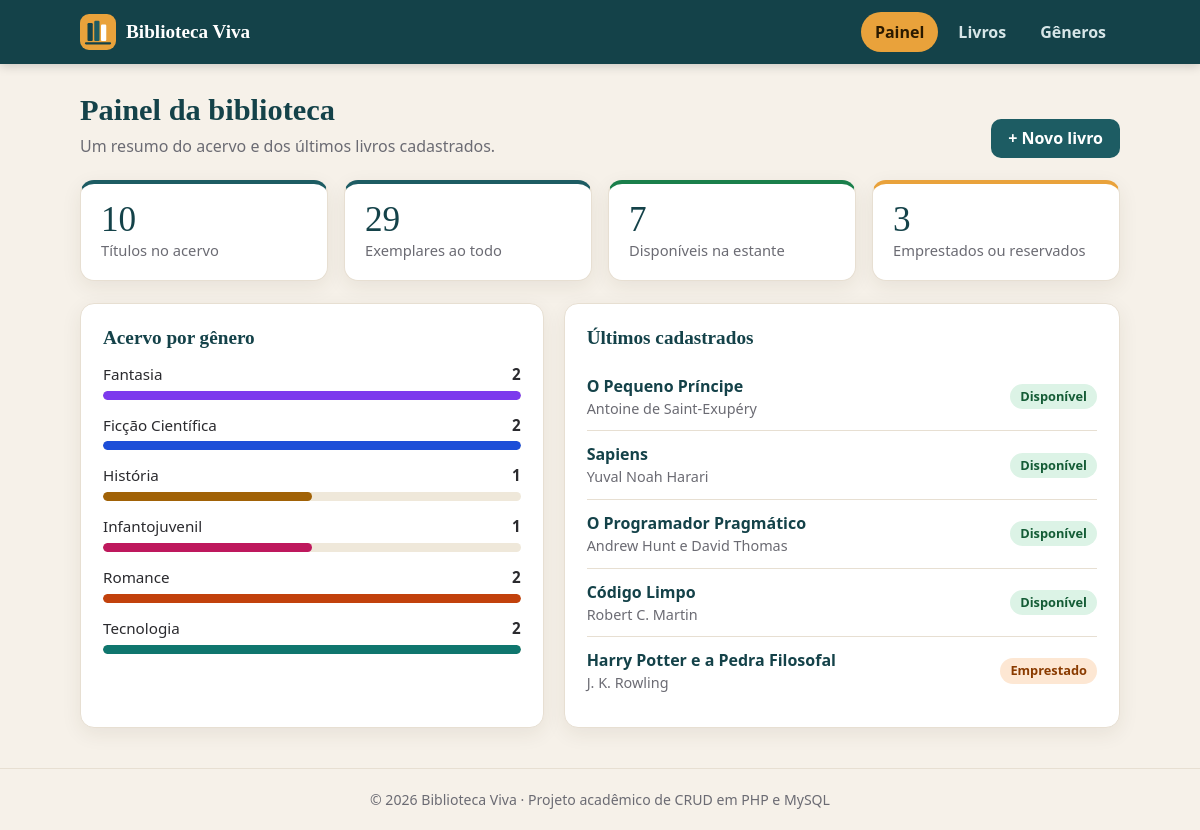
The page /public/index.php on the database its author committed.
### tables this page shows
CREATE TABLE `generos` (
    `id`        INT UNSIGNED NOT NULL AUTO_INCREMENT,
    `nome`      VARCHAR(60)  NOT NULL,
    `descricao` VARCHAR(255) NULL,
    `cor`       CHAR(7)      NOT NULL DEFAULT '#1d5c63',    
    `criado_em` TIMESTAMP    NOT NULL DEFAULT CURRENT_TIMESTAMP,
    PRIMARY KEY (`id`),
    UNIQUE KEY `uq_generos_nome` (`nome`)
);

CREATE TABLE `livros` (
    `id`             INT UNSIGNED NOT NULL AUTO_INCREMENT,
    `titulo`         VARCHAR(150) NOT NULL,
    `autor`          VARCHAR(100) NOT NULL,
    `ano_publicacao` SMALLINT UNSIGNED NULL,
    `isbn`           VARCHAR(13)  NULL,                     
    `sinopse`        TEXT         NULL,
    `exemplares`     INT UNSIGNED NOT NULL DEFAULT 1,
    `status`         ENUM('disponivel', 'emprestado', 'reservado') NOT NULL DEFAULT 'disponivel',
    `genero_id`      INT UNSIGNED NOT NULL,
    `criado_em`      TIMESTAMP    NOT NULL DEFAULT CURRENT_TIMESTAMP,
    `atualizado_em`  TIMESTAMP    NOT NULL DEFAULT CURRENT_TIMESTAMP ON UPDATE CURRENT_TIMESTAMP,
    PRIMARY KEY (`id`),
    UNIQUE KEY `uq_livros_isbn` (`isbn`),
    KEY `idx_livros_titulo` (`titulo`),
    KEY `idx_livros_genero` (`genero_id`),
    CONSTRAINT `fk_livros_genero`
        FOREIGN KEY (`genero_id`) REFERENCES `generos` (`id`)
        ON DELETE RESTRICT
        ON UPDATE CASCADE
);

### app/helpers/funcoes.php (called while the page is built, shortened)
<?php
function e($valor): string
{
    return htmlspecialchars((string) $valor, ENT_QUOTES, 'UTF-8');
}
function url(string $pagina = 'inicio', string $acao = 'listar', array $extra = []): string
{
    $parametros = array_merge(['pagina' => $pagina, 'acao' => $acao], $extra);
    return BASE_URL . '/index.php?' . http_build_query($parametros);
}
function renderizar(string $view, array $dados = []): void
{
    extract($dados);
    require RAIZ . '/app/views/layout/topo.php';
    require RAIZ . '/app/views/' . $view . '.php';
    require RAIZ . '/app/views/layout/rodape.php';
}

### app/controllers/InicioController.php (called while the page is built)
<?php
class InicioController
{
    private Livro $livro;
    private Genero $genero;
    public function __construct(PDO $pdo)
    {
        $this->livro  = new Livro($pdo);
        $this->genero = new Genero($pdo);
    }
    public function index(): void
    {
        $generos = $this->genero->listarComTotal();
        $maior = 0;
        foreach ($generos as $g) {
            $maior = max($maior, (int) $g['total_livros']);
        }
        renderizar('inicio/painel', [
            'titulo'   => 'Painel',
            'resumo'   => $this->livro->resumo(),
            'recentes' => $this->livro->recentes(5),
            'generos'  => $generos,
            'maior'    => $maior,
        ]);
    }
}

### public/index.php (called while the page is built, shortened)
<?php
require_once RAIZ . '/app/helpers/funcoes.php';
require_once RAIZ . '/app/models/Genero.php';
require_once RAIZ . '/app/models/Livro.php';
require_once RAIZ . '/app/controllers/InicioController.php';
$pdo = (new Database())->conectar();
$rotas = [
    'inicio' => ['InicioController', [
        'listar' => 'index',
    ]],
    'livros' => ['LivroController', [
        'listar'    => 'listar',
        'ver'       => 'ver',
        'novo'      => 'novo',
        'criar'     => 'criar',
        'editar'    => 'editar',
        'atualizar' => 'atualizar',
        'excluir'   => 'excluir',
    ]],
    'generos' => ['GeneroController', [
        'listar'    => 'listar',
        'novo'      => 'novo',
        'criar'     => 'criar',
        'editar'    => 'editar',
        'atualizar' => 'atualizar',
        'excluir'   => 'excluir',
    ]],
];
$pagina = $_GET['pagina'] ?? 'inicio';
$acao   = $_GET['acao'] ?? 'listar';
$id     = (int) ($_GET['id'] ?? 0);
[$classe, $metodos] = $rotas[$pagina];
$metodo     = $metodos[$acao];
$controller = new $classe($pdo);
$controller->$metodo($id);

### app/models/Livro.php (called while the page is built, shortened)
<?php
class Livro
{
    private PDO $pdo;
    private string $selecao = 'l.id, l.titulo, l.autor, l.ano_publicacao, l.isbn, l.sinopse, l.exemplares,
                               l.status, l.genero_id, l.criado_em, l.atualizado_em,
                               g.nome AS genero_nome, g.cor AS genero_cor';
    public function __construct(PDO $pdo)
    {
        $this->pdo = $pdo;
    }
    public function recentes(int $limite = 5): array
    {
        $limite = max(1, $limite);
        return $this->pdo->query(
            "SELECT {$this->selecao}
             FROM livros l
             INNER JOIN generos g ON g.id = l.genero_id
             ORDER BY l.criado_em DESC, l.id DESC
             LIMIT {$limite}"
        )->fetchAll();
    }
    public function resumo(): array
    {
        $sql = "SELECT COUNT(*) AS titulos,
                       COALESCE(SUM(exemplares), 0) AS exemplares,
                       COALESCE(SUM(CASE WHEN status = 'disponivel' THEN 1 ELSE 0 END), 0) AS disponiveis,
                       COALESCE(SUM(CASE WHEN status = 'emprestado' THEN 1 ELSE 0 END), 0) AS emprestados,
                       COALESCE(SUM(CASE WHEN status = 'reservado' THEN 1 ELSE 0 END), 0) AS reservados
                FROM livros";
        $resumo = $this->pdo->query($sql)->fetch();
        return array_map('intval', $resumo);
    }
}

### app/models/Genero.php (called while the page is built, shortened)
<?php
class Genero
{
    private PDO $pdo;
    public function __construct(PDO $pdo)
    {
        $this->pdo = $pdo;
    }
    public function listarComTotal(): array
    {
        $sql = 'SELECT g.id, g.nome, g.descricao, g.cor, COUNT(l.id) AS total_livros
                FROM generos g
                LEFT JOIN livros l ON l.genero_id = g.id
                GROUP BY g.id, g.nome, g.descricao, g.cor
                ORDER BY g.nome';
        return $this->pdo->query($sql)->fetchAll();
    }
}

### app/views/inicio/painel.php (the view)
<section class="cabecalho-pagina">
    <div>
        <h1>Painel da biblioteca</h1>
        <p class="subtitulo">Um resumo do acervo e dos últimos livros cadastrados.</p>
    </div>
    <a class="btn btn-primario" href="<?= e(url('livros', 'novo')) ?>">+ Novo livro</a>
</section>
<section class="estatisticas" aria-label="Resumo do acervo">
    <article class="estatistica">
        <span class="numero"><?= $resumo['titulos'] ?></span>
        <span class="rotulo">Títulos no acervo</span>
    </article>
    <article class="estatistica">
        <span class="numero"><?= $resumo['exemplares'] ?></span>
        <span class="rotulo">Exemplares ao todo</span>
    </article>
    <article class="estatistica verde">
        <span class="numero"><?= $resumo['disponiveis'] ?></span>
        <span class="rotulo">Disponíveis na estante</span>
    </article>
    <article class="estatistica ambar">
        <span class="numero"><?= $resumo['emprestados'] + $resumo['reservados'] ?></span>
        <span class="rotulo">Emprestados ou reservados</span>
    </article>
</section>
<div class="duas-colunas">
    <section class="cartao">
        <h2>Acervo por gênero</h2>
        <?php if (!$generos): ?>
            <p class="vazio">Nenhum gênero cadastrado ainda.</p>
        <?php else: ?>
            <ul class="barras">
                <?php foreach ($generos as $g): ?>
                    <?php $porcento = $maior > 0 ? round(((int) $g['total_livros']) / $maior * 100) : 0; ?>
                    <li>
                        <div class="barra-linha">
                            <span><?= e($g['nome']) ?></span>
                            <strong><?= (int) $g['total_livros'] ?></strong>
                        </div>
                        <div class="barra"><span style="width: <?= $porcento ?>%; background: <?= e($g['cor']) ?>"></span></div>
                    </li>
                <?php endforeach; ?>
            </ul>
        <?php endif; ?>
    </section>
    <section class="cartao">
        <h2>Últimos cadastrados</h2>
        <?php if (!$recentes): ?>
            <p class="vazio">Nenhum livro cadastrado ainda.</p>
        <?php else: ?>
            <ul class="lista-simples">
                <?php foreach ($recentes as $livro): ?>
                    <li>
                        <div>
                            <a class="titulo-livro" href="<?= e(url('livros', 'ver', ['id' => $livro['id']])) ?>"><?= e($livro['titulo']) ?></a>
                            <span class="autor"><?= e($livro['autor']) ?></span>
                        </div>
                        <span class="selo selo-<?= e($livro['status']) ?>"><?= e(STATUS_LIVRO[$livro['status']] ?? $livro['status']) ?></span>
                    </li>
                <?php endforeach; ?>
            </ul>
        <?php endif; ?>
    </section>
</div>

### app/views/layout/topo.php (shortened to what this page needs)
<?php
$paginaAtual = $_GET['pagina'] ?? 'inicio';
?>
<!DOCTYPE html>
<html lang="pt-br">
<head>
    <link rel="stylesheet" href="<?= e(BASE_URL) ?>/assets/css/style.css">
</head>
<body>
    <header class="topo">
        <div class="topo-interno">
            <a class="marca" href="<?= e(url('inicio')) ?>">
                <img src="<?= e(BASE_URL) ?>/assets/img/logo.svg" alt="" width="36" height="36">
                <span><?= e(APP_NOME) ?></span>
            </a>
            <nav class="menu" aria-label="Menu principal">
                <a href="<?= e(url('inicio')) ?>" class="<?= $paginaAtual === 'inicio' ? 'ativo' : '' ?>">Painel</a>
                <a href="<?= e(url('livros')) ?>" class="<?= $paginaAtual === 'livros' ? 'ativo' : '' ?>">Livros</a>
                <a href="<?= e(url('generos')) ?>" class="<?= $paginaAtual === 'generos' ? 'ativo' : '' ?>">Gêneros</a>
            </nav>
        </div>
    </header>
    <main class="conteudo">

### app/views/layout/rodape.php (shortened to what this page needs)
    </main>
    <footer class="rodape">
        <p>&copy; <?= date('Y') ?> <?= e(APP_NOME) ?> · Projeto acadêmico de CRUD em PHP e MySQL</p>
    </footer>
</body>
</html>

### public/assets/css/style.css (style rules this page uses)
:root { --fundo: #f6f1e9; --papel: #ffffff; --tinta: #2a2a2e; --suave: #6b6b73; --linha: #e7dfd2; --primaria: #1d5c63; --primaria-escura: #144249; --destaque: #e9a23b; --sucesso: #1a7f4b; --perigo: #b42318; --raio: 14px; --sombra: 0 6px 20px rgba(60, 45, 20, 0.08); }
* { box-sizing: border-box; }
body { margin: 0; background: var(--fundo); color: var(--tinta); font-family: "Segoe UI", system-ui, -apple-system, Roboto, Arial, sans-serif; line-height: 1.5; }
h1, h2, h3 { margin: 0; font-family: Georgia, "Times New Roman", serif; line-height: 1.2; }
a { color: var(--primaria); }
.topo { position: sticky; top: 0; z-index: 10; background: var(--primaria-escura); box-shadow: 0 2px 10px rgba(0, 0, 0, 0.18); }
.topo-interno { max-width: 1080px; margin: 0 auto; padding: 12px 20px; display: flex; align-items: center; justify-content: space-between; gap: 16px; flex-wrap: wrap; }
.marca { display: flex; align-items: center; gap: 10px; color: #ffffff; text-decoration: none; font-family: Georgia, "Times New Roman", serif; font-size: 1.2rem; font-weight: bold; }
.menu { display: flex; gap: 6px; }
.menu a { color: #d7e6e8; text-decoration: none; padding: 8px 14px; border-radius: 999px; font-weight: 600; }
.menu a.ativo { background: var(--destaque); color: #2a1a00; }
.conteudo { max-width: 1080px; margin: 28px auto 40px; padding: 0 20px; }
.cabecalho-pagina { display: flex; justify-content: space-between; align-items: flex-end; gap: 16px; flex-wrap: wrap; margin-bottom: 22px; }
.cabecalho-pagina h1 { font-size: 1.9rem; color: var(--primaria-escura); }
.subtitulo { margin: 6px 0 0; color: var(--suave); }
.btn { display: inline-block; padding: 9px 16px; border: 1px solid transparent; border-radius: 10px; font: inherit; font-weight: 600; line-height: 1.2; text-decoration: none; cursor: pointer; transition: background 0.15s, border-color 0.15s; }
.btn-primario { background: var(--primaria); color: #ffffff; }
.cartao { background: var(--papel); border: 1px solid var(--linha); border-radius: var(--raio); box-shadow: var(--sombra); padding: 22px; }
.cartao h2 { font-size: 1.2rem; margin-bottom: 14px; color: var(--primaria-escura); }
.estatisticas { display: grid; grid-template-columns: repeat(4, 1fr); gap: 16px; margin-bottom: 22px; }
.estatistica { background: var(--papel); border: 1px solid var(--linha); border-top: 4px solid var(--primaria); border-radius: var(--raio); box-shadow: var(--sombra); padding: 18px 20px; }
.estatistica.verde { border-top-color: var(--sucesso); }
.estatistica.ambar { border-top-color: var(--destaque); }
.numero { display: block; font-family: Georgia, "Times New Roman", serif; font-size: 2.2rem; line-height: 1; color: var(--primaria-escura); }
.rotulo { color: var(--suave); font-size: 0.92rem; }
.duas-colunas { display: grid; grid-template-columns: 1fr 1.2fr; gap: 20px; }
.barras { list-style: none; margin: 0; padding: 0; display: grid; gap: 14px; }
.barra-linha { display: flex; justify-content: space-between; font-size: 0.95rem; margin-bottom: 5px; }
.barra { height: 9px; background: #efe8da; border-radius: 99px; overflow: hidden; }
.barra span { display: block; height: 100%; min-width: 4px; border-radius: 99px; }
.lista-simples { list-style: none; margin: 0; padding: 0; }
.lista-simples li { display: flex; justify-content: space-between; align-items: center; gap: 12px; padding: 11px 0; border-bottom: 1px solid var(--linha); }
.lista-simples li:last-child { border-bottom: none; }
.titulo-livro { font-weight: 600; color: var(--primaria-escura); text-decoration: none; }
.autor { display: block; color: var(--suave); font-size: 0.9rem; }
.selo { display: inline-block; padding: 3px 10px; border-radius: 99px; font-size: 0.8rem; font-weight: 700; white-space: nowrap; }
.selo-disponivel { background: #dcf3e6; color: #145c36; }
.selo-emprestado { background: #fde7d3; color: #8a3b00; }
.rodape { padding: 20px; border-top: 1px solid var(--linha); color: var(--suave); font-size: 0.88rem; text-align: center; }
.rodape p { margin: 0; }

### rows shown on the page
generos: nome "Fantasia", total_livros "2"
generos: nome "Ficção Científica", total_livros "2"
generos: nome "História", total_livros "1"
generos: nome "Infantojuvenil", total_livros "1"
generos: nome "Romance", total_livros "2"
generos: nome "Tecnologia", total_livros "2"
livros: titulo "O Pequeno Príncipe", autor "Antoine de Saint-Exupéry", status "Disponível"
livros: titulo "Sapiens", autor "Yuval Noah Harari", status "Disponível"
livros: titulo "O Programador Pragmático", autor "Andrew Hunt e David Thomas", status "Disponível"
livros: titulo "Código Limpo", autor "Robert C. Martin", status "Disponível"
livros: titulo "Harry Potter e a Pedra Filosofal", autor "J. K. Rowling", status "Emprestado"

### other values the page prints
APP_NOME "Biblioteca Viva"
$resumo['titulos'] "10"
$resumo['exemplares'] "29"
$resumo['disponiveis'] "7"
$resumo['emprestados'] + $resumo['reservados'] "3"
